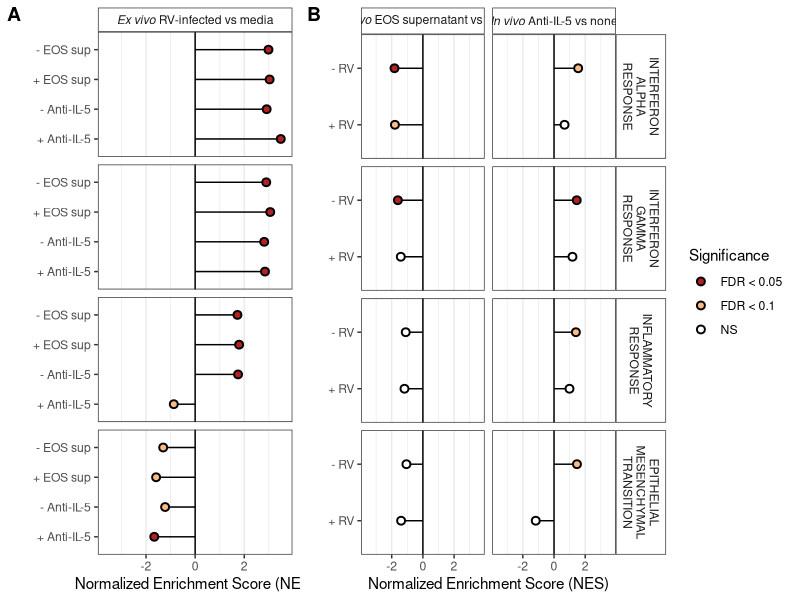

The R script that drew this image:
#### Setup ####
library(tidyverse)
library(cowplot)
library(limma)
set.seed(4389)

#### Data ####
H <- read_csv("results/GSEA_FoldChange/h_GSEA.result.csv")
fdr.cut <- 0.1

#### Subset significant ####
#list all terms with at least 1 significant treatment contrast
term.OI.t <- H %>% 
  filter(fgsea.FDR <= fdr.cut & gage.FDR <= fdr.cut) %>% 
  filter(group %in% c("AntiIL5_none.none_none.2", "AntiIL5_HRV.none_HRV.2",
                      "EOS.supp_none.none_none.1", "EOS.supp_HRV.none_HRV.1")) %>% 
  distinct(pathway) %>% unlist(use.names=FALSE)

#list all terms with at least 1 significant virus contrast 
term.OI.v <- H %>% 
  filter(fgsea.FDR <= fdr.cut & gage.FDR <= fdr.cut) %>% 
  filter(group %in% c("none_HRV.none_none.2","AntiIL5_HRV.AntiIL5_none.2",
                      "none_HRV.none_none.1","EOS.supp_HRV.EOS.supp_none.1")) %>% 
  distinct(pathway) %>% unlist(use.names=FALSE)

#Find terms with both t and v cutoffs
term.OI <- intersect(term.OI.t, term.OI.v)

#### Combine data and format labels ####
h.plot.dat <- H %>% 
  filter(pathway %in% term.OI) %>% 
  mutate(group1 = recode_factor(factor(group),
                                "AntiIL5_HRV.AntiIL5_none.2"="+ Anti-IL-5",
                                "none_HRV.none_none.2"="- Anti-IL-5",
                                "EOS.supp_HRV.EOS.supp_none.1"="+ EOS sup",
                                "none_HRV.none_none.1"="- EOS sup",
                                
                                "EOS.supp_HRV.none_HRV.1"="+ RV",
                                "AntiIL5_HRV.none_HRV.2"="+ RV",
                                "EOS.supp_none.none_none.1"="- RV",
                                "AntiIL5_none.none_none.2"="- RV"),
         group2 = recode_factor(factor(group),
            "none_HRV.none_none.1"='italic("Ex vivo")~"RV-infected vs media"',
            "none_HRV.none_none.2"='italic("Ex vivo")~"RV-infected vs media"',
            "EOS.supp_HRV.EOS.supp_none.1"='italic("Ex vivo")~"RV-infected vs media"',
            "AntiIL5_HRV.AntiIL5_none.2"='italic("Ex vivo")~"RV-infected vs media"',
                                
            "EOS.supp_HRV.none_HRV.1"='italic("Ex vivo")~"EOS supernatant vs none"',
            "AntiIL5_HRV.none_HRV.2"='italic("In vivo")~"Anti-IL-5 vs none"',
            "EOS.supp_none.none_none.1"='italic("Ex vivo")~"EOS supernatant vs none"',
            "AntiIL5_none.none_none.2"='italic("In vivo")~"Anti-IL-5 vs none"')) %>% 
  mutate(Significance = ifelse(fgsea.FDR <= 0.05 & 
                                 gage.FDR <= 0.05 & 
                                 fgsea.FC == gage.FC, 
                               "FDR < 0.05",
                               ifelse(fgsea.FDR <= 0.1 & 
                                        gage.FDR <= 0.1 & 
                                        fgsea.FC == gage.FC, 
                                      "FDR < 0.1", "NS"))) %>% 
  mutate(pathway = gsub("HALLMARK_", "", pathway),
         pathway2 = gsub("_", "\n", pathway)) %>% 
  #Reorder terms
  mutate(pathway.ord = factor(pathway2,
                              levels=c("INTERFERON\nALPHA\nRESPONSE",
                              "INTERFERON\nGAMMA\nRESPONSE",
                              "INFLAMMATORY\nRESPONSE",
                              "EPITHELIAL\nMESENCHYMAL\nTRANSITION")))

#### Plot A: virus ####
h.plot1 <- h.plot.dat %>% 
  filter(group2=='italic("Ex vivo")~"RV-infected vs media"') %>% 
  
  ggplot(aes(x=group1, y=fgsea.NES)) +
  geom_segment(aes(x=group1, xend=group1, y=0, yend=fgsea.NES)) +
  geom_point(size=2, aes(fill = Significance),
             shape=21, stroke=1) +
  geom_hline(yintercept = 0) +
  
  scale_fill_manual(values=c("firebrick", "#fdbb84", "white")) +
  lims(y=c(-3.6,3.6)) +
  coord_flip() +
  labs(x="", y="Normalized Enrichment Score (NES)") + 
  facet_grid(pathway.ord~group2, scales="free_y", 
             labeller = labeller(group2=label_parsed)) +
  theme_bw() +
  theme(legend.position = "none") +
  theme(strip.text.y = element_blank())+
  theme(panel.grid.major.y = element_blank(),
        panel.grid.minor.y = element_blank(),
        strip.background =element_rect(fill="white"))

#h.plot1

#### Plot B/C: EOS supernatant and anti-IL% therapy ####
h.plot2 <- h.plot.dat %>% 
  filter(group2!='italic("Ex vivo")~"RV-infected vs media"') %>% 
  
  ggplot(aes(x=group1, y=fgsea.NES)) +
  geom_segment(aes(x=group1, xend=group1, y=0, yend=fgsea.NES)) +
  geom_point(size=2, aes(fill = Significance),
             shape=21, stroke=1) +
  geom_hline(yintercept = 0) +
  
  scale_fill_manual(values=c("firebrick", "#fdbb84", "white")) +
  lims(y=c(-3.6,3.6)) +
  coord_flip() +
  labs(x="", y="Normalized Enrichment Score (NES)") + 
  facet_grid(pathway.ord~group2, scales="free_y",
             labeller = labeller(group2=label_parsed)) +
  theme_bw() +
  theme(panel.grid.major.y = element_blank(),
        panel.grid.minor.y = element_blank(),
        strip.background =element_rect(fill="white"))

#h.plot2

#### Save ####
h.plot.all <- plot_grid(h.plot1, h.plot2, ncol=2, rel_widths = c(0.6,1),
                        labels=c("A","B")) 
#h.plot.all
ggsave("publication/fig/Fig6.GSEA.pdf", h.plot.all, 
       width = 11, height = 5)
